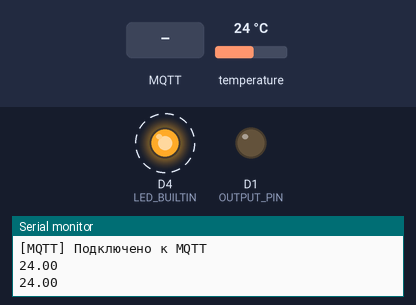
Bench run of a program on a simulated ESP8266 (Wemos D1 mini). Parts: output pins drawn as LEDs (lit = HIGH, except the on-board LED, lit = LOW), the last lines printed to the serial monitor. Dashed ring = blinking. The inputs (shaded band) are chosen by the test bench; at power-on: temperature 24 °C. WiFi joins after 1.5 s; servers stay silent unless stated; no MQTT or app messages arrive unless stated.

Above: at 4.2 s.
4.3 s: MQTT message "1" arrives on the first subscribed topic
At 4.9 s:
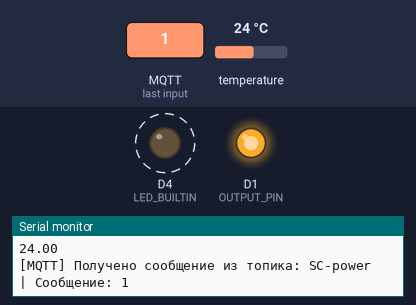
8.3 s: MQTT message "0" arrives on the first subscribed topic
At 8.9 s:
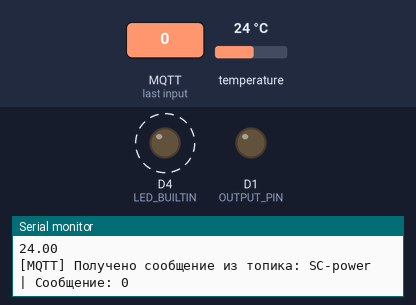
Timing chart, 0 to 21.6 s (numbered marks = the images above; inputs shaded):
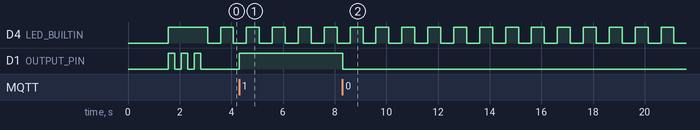

The program:

main.cpp
```cpp
// ================ БИБЛИОТЕКИ =====================

#include <Arduino.h>
#include <esp8266WiFi.h>
#include <PubSubClient.h>

// =============== НАСТРОЙКА =======================

#define ssid "POCO X3 Pro"
#define password "12345687"

#define mqtt_server "mqtt.dealgate.ru"
#define mqtt_port 1883
#define mqtt_user "itman7144"
#define mqtt_password "Parol2007dg7144"
#define switchTopic "SC-power"
#define tempSensorTopic "SC-temperature"

#define OUTPUT_PIN D1
#define TEMP_SENSOR_PIN D2

WiFiClient espClient;
PubSubClient client(espClient);

#include <microDS18B20.h>
MicroDS18B20<TEMP_SENSOR_PIN> sensor;

// =============== ПОДКЛЮЧЕНИЕ ====================

void WiFi_connect()
{
  WiFi.begin(ssid, password);

  while (WiFi.status() != WL_CONNECTED)
  {
    delay(500);
    Serial.println("[WIFI] Подключение к Wi-Fi");
  }
  Serial.print("[WIFI] Подключен Wi-Fi: ");
  Serial.println(WiFi.SSID());
}

void MQTTcallback(char *topic, byte *payload, unsigned int length)
{
  Serial.print("[MQTT] Получено сообщение из топика: ");
  Serial.print(switchTopic);
  Serial.print(" | Сообщение: ");
  for (unsigned int i = 0; i < length; i++)
  {
    Serial.print((char)payload[i]);
  }
  Serial.println();

  String data_pay;
  for (unsigned int i = 0; i < length; i++)
  {
    data_pay += String((char)payload[i]);
  }

  if (String(topic) == switchTopic)
  {
    if (data_pay == "0")
    {
      digitalWrite(OUTPUT_PIN, LOW);
    }
    else if (data_pay == "1")
    {
      digitalWrite(OUTPUT_PIN, HIGH);
    }
  }
}

void mqtt_connect()
{
  client.setServer(mqtt_server, mqtt_port);
  client.setCallback(MQTTcallback);

  while (!client.connected())
  {
    Serial.println("[MQTT] Подключение к MQTT");
    String client_id = "ESP8266-client-" + String(WiFi.macAddress());
    Serial.printf("[MQTT] Клиент %s подключается к MQTT\n", client_id.c_str());

    if (client.connect(client_id.c_str(), mqtt_user, mqtt_password))
    {
      Serial.println("[MQTT] Подключено к MQTT");
      client.subscribe(switchTopic);
    }
    else
    {
      Serial.print("[ERROR] Ошибка со статусом: ");
      Serial.print(client.state());
      delay(1000);
    }
  }

  digitalWrite(LED_BUILTIN, !LOW);
}

// ============ ОСНОВНЫЕ БЛОКИ ====================

void setup()
{
  pinMode(LED_BUILTIN, OUTPUT);
  pinMode(OUTPUT_PIN, OUTPUT);
  Serial.begin(115200);

  WiFi_connect();
  mqtt_connect();

  for (int i = 0; i < 6; i++)
  {
    digitalWrite(OUTPUT_PIN, !digitalRead(OUTPUT_PIN));
    delay(250);
  }
}

void loop()
{
  client.loop();

  sensor.requestTemp();
  static uint32_t sensTempTimer;
  if (millis() - sensTempTimer > 1000)
  {
    sensTempTimer = millis();
    if (sensor.readTemp())
    {
      float temperature = sensor.getTemp();
      char data[5] = "";
      dtostrf(temperature, 4, 2, data);
      Serial.println(temperature);
      client.publish(tempSensorTopic, data);
    }
    else
    {
      Serial.println("error");
    }
  }

  static uint32_t timerLed;
  if (millis() - timerLed > 500)
  {
    timerLed = millis();
    digitalWrite(LED_BUILTIN, !digitalRead(LED_BUILTIN));
  }
}
```

Measured:
- after the input at 4.3 s, D1 (OUTPUT_PIN): LOW → HIGH at once
- after the input at 8.3 s, D1 (OUTPUT_PIN): HIGH → LOW at once
- by itself, D4 (LED_BUILTIN): alternates HIGH for 0.50 s and LOW for 0.50 s
